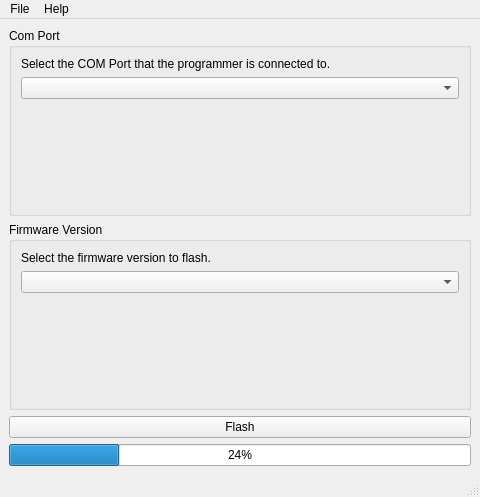
<?xml version="1.0" encoding="UTF-8"?>
<ui version="4.0">
 <class>MainWindow</class>
 <widget class="QMainWindow" name="MainWindow">
  <property name="geometry">
   <rect>
    <x>0</x>
    <y>0</y>
    <width>480</width>
    <height>497</height>
   </rect>
  </property>
  <property name="sizePolicy">
   <sizepolicy hsizetype="Preferred" vsizetype="MinimumExpanding">
    <horstretch>0</horstretch>
    <verstretch>0</verstretch>
   </sizepolicy>
  </property>
  <property name="windowTitle">
   <string>MainWindow</string>
  </property>
  <widget class="QWidget" name="centralwidget">
   <layout class="QGridLayout" name="gridLayout_2">
    <item row="0" column="0">
     <widget class="QGroupBox" name="groupBox">
      <property name="title">
       <string>Com Port</string>
      </property>
      <property name="flat">
       <bool>false</bool>
      </property>
      <layout class="QVBoxLayout" name="verticalLayout">
       <item>
        <widget class="QLabel" name="label">
         <property name="text">
          <string>Select the COM Port that the programmer is connected to.</string>
         </property>
        </widget>
       </item>
       <item>
        <widget class="QComboBox" name="comport_comboBox"/>
       </item>
       <item>
        <spacer name="verticalSpacer_2">
         <property name="orientation">
          <enum>Qt::Vertical</enum>
         </property>
         <property name="sizeHint" stdset="0">
          <size>
           <width>20</width>
           <height>40</height>
          </size>
         </property>
        </spacer>
       </item>
      </layout>
     </widget>
    </item>
    <item row="1" column="0">
     <widget class="QGroupBox" name="groupBox_2">
      <property name="title">
       <string>Firmware Version</string>
      </property>
      <layout class="QVBoxLayout" name="verticalLayout_3">
       <item>
        <widget class="QLabel" name="label_2">
         <property name="text">
          <string>Select the firmware version to flash. </string>
         </property>
        </widget>
       </item>
       <item>
        <widget class="QComboBox" name="firmwareversion_comboBox"/>
       </item>
       <item>
        <spacer name="verticalSpacer">
         <property name="orientation">
          <enum>Qt::Vertical</enum>
         </property>
         <property name="sizeHint" stdset="0">
          <size>
           <width>20</width>
           <height>40</height>
          </size>
         </property>
        </spacer>
       </item>
      </layout>
     </widget>
    </item>
    <item row="2" column="0">
     <layout class="QHBoxLayout" name="horizontalLayout">
      <item>
       <widget class="QPushButton" name="flash_pushButton">
        <property name="text">
         <string>Flash</string>
        </property>
       </widget>
      </item>
     </layout>
    </item>
    <item row="3" column="0">
     <widget class="QProgressBar" name="progressBar">
      <property name="value">
       <number>24</number>
      </property>
     </widget>
    </item>
   </layout>
  </widget>
  <widget class="QMenuBar" name="menubar">
   <property name="geometry">
    <rect>
     <x>0</x>
     <y>0</y>
     <width>480</width>
     <height>25</height>
    </rect>
   </property>
   <widget class="QMenu" name="menuAoeu">
    <property name="title">
     <string>File</string>
    </property>
    <addaction name="actionQuit"/>
   </widget>
   <widget class="QMenu" name="menuHelp">
    <property name="title">
     <string>Help</string>
    </property>
    <addaction name="actionUser_Guide"/>
   </widget>
   <addaction name="menuAoeu"/>
   <addaction name="menuHelp"/>
  </widget>
  <widget class="QStatusBar" name="statusbar"/>
  <action name="actionQuit">
   <property name="text">
    <string>Quit</string>
   </property>
  </action>
  <action name="actionUser_Guide">
   <property name="text">
    <string>User Guide</string>
   </property>
  </action>
 </widget>
 <resources/>
 <connections/>
</ui>
